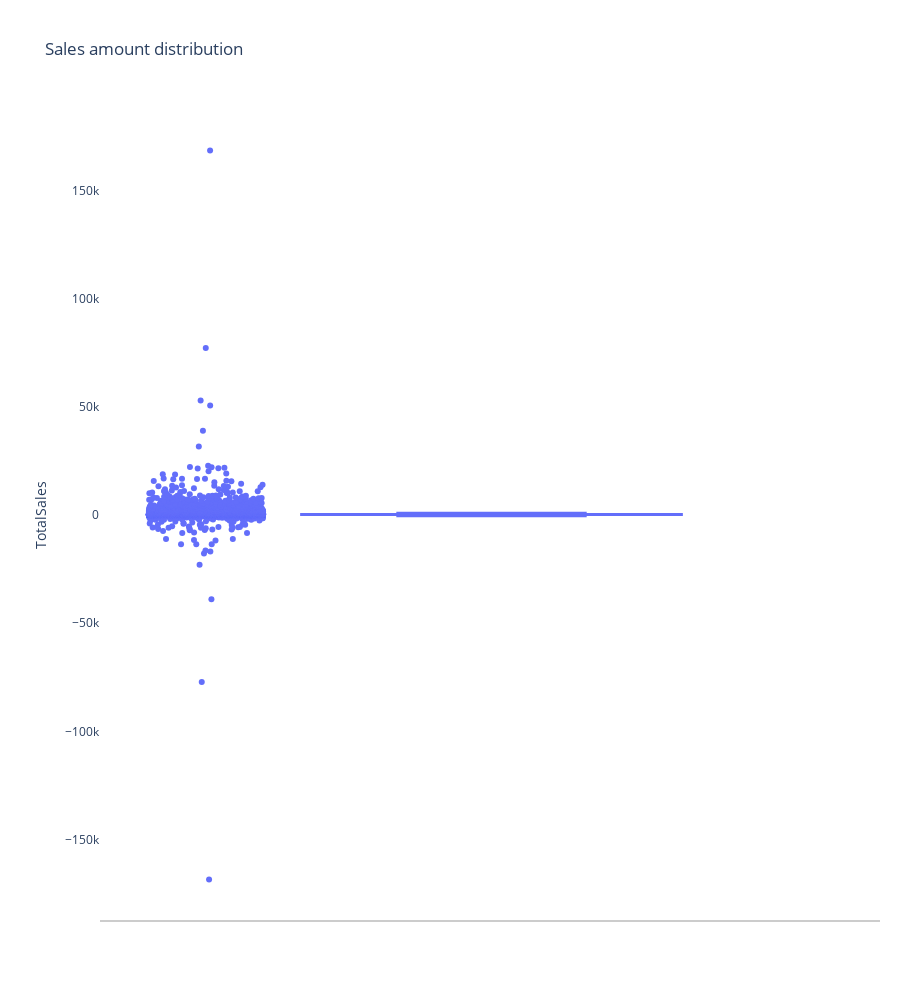

Notebook code for this chart:
### Code cell
import plotly.express as px
# df = px.data.tips()
sales_distribution_fig = px.box(df_sales_by_invoice, y='TotalSales', points='all', height=1000,)

sales_distribution_fig.update_layout(title='Sales amount distribution',
                            xaxis = dict(
                                showline=True, 
                                showgrid =False,
                                showticklabels=True,
                                linecolor='rgb(204, 204, 204)',
                                linewidth =2,
                                ),
                            yaxis = dict(
                                showline=False, 
                                zeroline=True,
                                showgrid =False,
                                ),
                            autosize=True,
                            margin = dict(autoexpand=True, l=100, r=20, t=110),
                            showlegend=True,
                            plot_bgcolor = 'white'
                            
                            )

### Figure 1 — Plotly figure (JSON) as saved in the notebook; plotly's stock layout.template omitted (floating-point values rounded to 4 significant figures; data arrays with more than 128 entries replaced by an {"elided": "..."} marker saying what was removed)
{"data": [{"alignmentgroup": "True", "boxpoints": "all", "hovertemplate": "TotalSales=%{y}<extra></extra>", "legendgroup": "", "marker": {"color": "#636efa"}, "name": "", "notched": false, "offsetgroup": "", "orientation": "v", "showlegend": false, "type": "box", "x0": " ", "xaxis": "x", "y": {"elided": "25900 float values"}, "y0": " ", "yaxis": "y"}], "layout": {"autosize": true, "boxmode": "group", "height": 1000, "legend": {"tracegroupgap": 0}, "margin": {"autoexpand": true, "l": 100, "r": 20, "t": 110}, "plot_bgcolor": "white", "showlegend": true, "title": {"text": "Sales amount distribution"}, "xaxis": {"anchor": "y", "domain": [0, 1], "linecolor": "rgb(204, 204, 204)", "linewidth": 2, "showgrid": false, "showline": true, "showticklabels": true}, "yaxis": {"anchor": "x", "domain": [0, 1], "showgrid": false, "showline": false, "title": {"text": "TotalSales"}, "zeroline": true}}}
